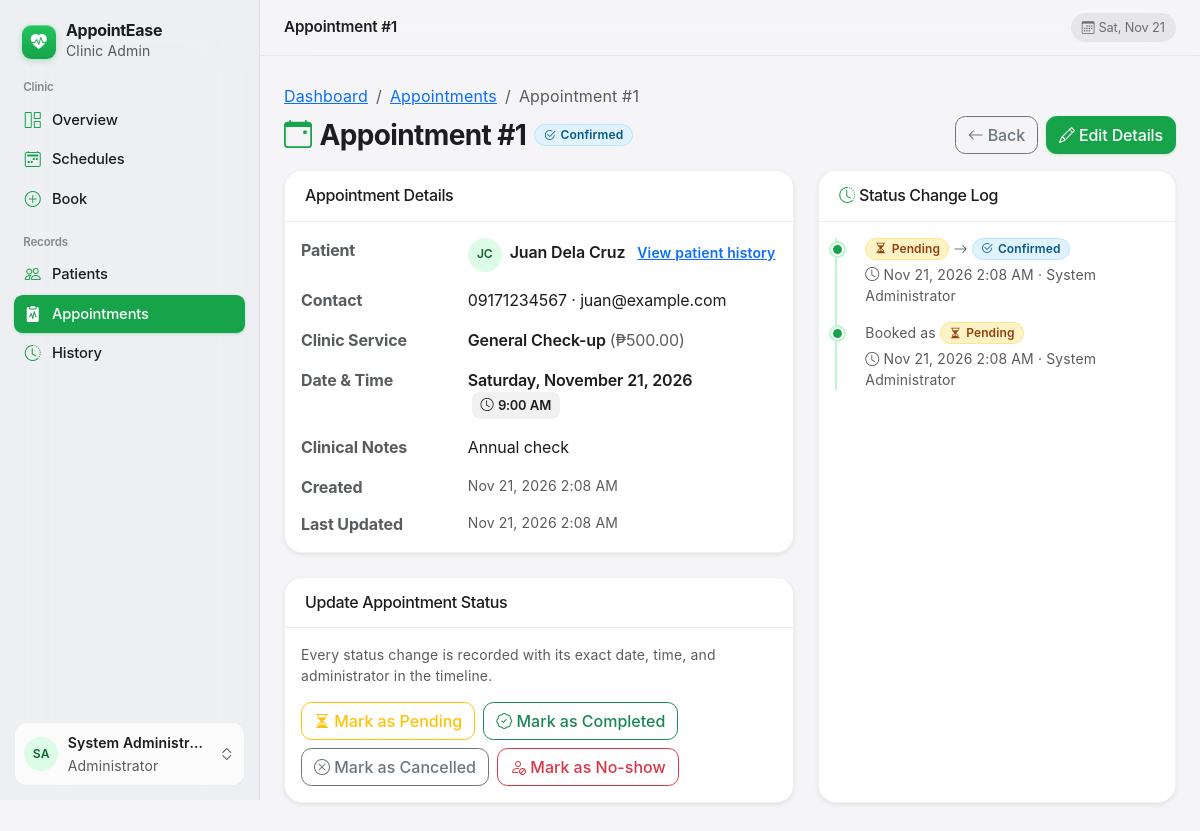
The page /appointment_view.php?id=1 (signed in) on the database its author committed.
### tables this page shows
CREATE TABLE appointments (
    id                INT UNSIGNED NOT NULL AUTO_INCREMENT,
    customer_id       INT UNSIGNED NOT NULL,
    service_id        INT UNSIGNED NOT NULL,
    appointment_date  DATE         NOT NULL,
    appointment_time  TIME         NOT NULL,
    status            ENUM('Pending','Confirmed','Completed','Cancelled','No-show')
                      NOT NULL DEFAULT 'Pending',
    notes             TEXT         NULL,
    created_at        DATETIME     NOT NULL DEFAULT CURRENT_TIMESTAMP,
    updated_at        DATETIME     NOT NULL DEFAULT CURRENT_TIMESTAMP ON UPDATE CURRENT_TIMESTAMP,
    PRIMARY KEY (id),
    KEY idx_appt_slot (appointment_date, appointment_time),
    KEY idx_appt_status (status),
    CONSTRAINT fk_appt_customer FOREIGN KEY (customer_id) REFERENCES customers(id)
        ON UPDATE CASCADE ON DELETE CASCADE,
    CONSTRAINT fk_appt_service  FOREIGN KEY (service_id)  REFERENCES services(id)
        ON UPDATE CASCADE ON DELETE RESTRICT
);

CREATE TABLE customers (
    id             INT UNSIGNED  NOT NULL AUTO_INCREMENT,
    full_name      VARCHAR(100)  NOT NULL,
    contact_number VARCHAR(20)   NOT NULL,
    email          VARCHAR(100)  NULL,
    notes          TEXT          NULL,
    is_active      TINYINT(1)    NOT NULL DEFAULT 1,  
    created_at     DATETIME      NOT NULL DEFAULT CURRENT_TIMESTAMP,
    PRIMARY KEY (id),
    KEY idx_customer_name (full_name)
);

CREATE TABLE services (
    id          INT UNSIGNED   NOT NULL AUTO_INCREMENT,
    name        VARCHAR(100)   NOT NULL,
    description VARCHAR(255)   NULL,
    price       DECIMAL(10,2)  NOT NULL DEFAULT 0.00,
    is_active   TINYINT(1)     NOT NULL DEFAULT 1,
    PRIMARY KEY (id)
);

CREATE TABLE appointment_status_logs (
    id             INT UNSIGNED NOT NULL AUTO_INCREMENT,
    appointment_id INT UNSIGNED NOT NULL,
    old_status     VARCHAR(20)  NULL,                
    new_status     VARCHAR(20)  NOT NULL,
    changed_by     INT UNSIGNED NULL,                
    changed_at     DATETIME     NOT NULL DEFAULT CURRENT_TIMESTAMP,
    PRIMARY KEY (id),
    KEY idx_log_appt (appointment_id),
    CONSTRAINT fk_log_appt  FOREIGN KEY (appointment_id) REFERENCES appointments(id)
        ON DELETE CASCADE,
    CONSTRAINT fk_log_admin FOREIGN KEY (changed_by) REFERENCES admins(id)
        ON DELETE SET NULL
);

### appointment_view.php (the view, shortened to what this page needs)
<?php
require_once 'includes/auth.php';
$id = (int) ($_GET['id'] ?? 0);
$stmt = $pdo->prepare(
    'SELECT a.*, c.full_name, c.contact_number, c.email, s.name AS service_name, s.price
     FROM appointments a
     JOIN customers c ON c.id = a.customer_id
     JOIN services  s ON s.id = a.service_id
     WHERE a.id = ?'
);
$stmt->execute([$id]);
$appt = $stmt->fetch();
$stmt = $pdo->prepare(
    'SELECT l.*, ad.full_name AS admin_name
     FROM appointment_status_logs l
     LEFT JOIN admins ad ON ad.id = l.changed_by
     WHERE l.appointment_id = ?
     ORDER BY l.changed_at DESC, l.id DESC'
);
$stmt->execute([$id]);
$logs = $stmt->fetchAll();
$buttonMeta = [
    'Pending'   => ['color' => 'warning',   'icon' => 'hourglass-split'],
    'Confirmed' => ['color' => 'primary',   'icon' => 'check2-circle'],
    'Completed' => ['color' => 'success',   'icon' => 'patch-check'],
    'Cancelled' => ['color' => 'secondary', 'icon' => 'x-circle'],
    'No-show'   => ['color' => 'danger',    'icon' => 'person-slash'],
];
require 'includes/header.php';
?>
<nav aria-label="breadcrumb" class="mb-2">
    <ol class="breadcrumb small mb-0">
        <li class="breadcrumb-item"><a href="dashboard.php">Dashboard</a></li>
        <li class="breadcrumb-item"><a href="appointments.php">Appointments</a></li>
        <li class="breadcrumb-item active" aria-current="page">Appointment #<?= $id ?></li>
    </ol>
</nav>
<div class="d-flex flex-wrap justify-content-between align-items-center mb-3 gap-2">
    <h1 class="h3 mb-0 d-flex align-items-center gap-2">
        <i class="bi bi-calendar-event text-primary" aria-hidden="true"></i>
        <span>Appointment #<?= $id ?></span>
        <?= status_badge($appt['status']) ?>
    </h1>
    <div class="d-flex gap-2">
        <a href="appointments.php" class="btn btn-outline-secondary"><i class="bi bi-arrow-left" aria-hidden="true"></i> Back</a>
        <a href="appointment_edit.php?id=<?= $id ?>" class="btn btn-primary"><i class="bi bi-pencil" aria-hidden="true"></i> Edit Details</a>
    </div>
</div>
<div class="row g-4">
    <div class="col-lg-7">
        <div class="card shadow-sm mb-4">
            <div class="card-header"><h2 class="h6 mb-0">Appointment Details</h2></div>
            <div class="card-body">
                <dl class="row mb-0 gy-2">
                    <dt class="col-sm-4 text-muted">Patient</dt>
                    <dd class="col-sm-8 fw-semibold">
                        <?= avatar_initials($appt['full_name']) ?>
                        <span class="ms-1"><?= e($appt['full_name']) ?></span>
                        <a href="history.php?customer_id=<?= $appt['customer_id'] ?>" class="small ms-2">View patient history</a>
                    </dd>
                    <dt class="col-sm-4 text-muted">Contact</dt>
                    <dd class="col-sm-8"><?= e($appt['contact_number']) ?><?= $appt['email'] ? ' &middot; ' . e($appt['email']) : '' ?></dd>
                    <dt class="col-sm-4 text-muted">Clinic Service</dt>
                    <dd class="col-sm-8 fw-semibold"><?= e($appt['service_name']) ?> <span class="text-muted fw-normal">(₱<?= number_format($appt['price'], 2) ?>)</span></dd>
                    <dt class="col-sm-4 text-muted">Date &amp; Time</dt>
                    <dd class="col-sm-8">
                        <span class="fw-semibold"><?= date('l, F j, Y', strtotime($appt['appointment_date'])) ?></span>
                        <span class="time-chip ms-1"><i class="bi bi-clock" aria-hidden="true"></i> <?= format_time($appt['appointment_time']) ?></span>
                    </dd>
                    <dt class="col-sm-4 text-muted">Clinical Notes</dt>
                    <dd class="col-sm-8"><?= $appt['notes'] ? nl2br(e($appt['notes'])) : '<span class="text-muted">None</span>' ?></dd>
                    <dt class="col-sm-4 text-muted">Created</dt>
                    <dd class="col-sm-8 small text-muted"><?= date('M j, Y g:i A', strtotime($appt['created_at'])) ?></dd>
                    <dt class="col-sm-4 text-muted">Last Updated</dt>
                    <dd class="col-sm-8 small text-muted mb-0"><?= date('M j, Y g:i A', strtotime($appt['updated_at'])) ?></dd>
                </dl>
            </div>
        </div>
        <div class="card shadow-sm">
            <div class="card-header"><h2 class="h6 mb-0">Update Appointment Status</h2></div>
            <div class="card-body">
                <p class="text-muted small mb-3">Every status change is recorded with its exact date, time, and administrator in the timeline.</p>
                <div class="d-flex flex-wrap gap-2">
                    <?php foreach (STATUSES as $s): if ($s === $appt['status']) continue; $bm = $buttonMeta[$s]; ?>
                        <form method="post" action="appointment_status.php"
                              data-confirm="Mark appointment #<?= $id ?> (<?= e($appt['full_name']) ?>) as <?= $s ?>?"
                              <?= in_array($s, ['Cancelled', 'No-show'], true) ? 'data-confirm-danger="1"' : '' ?>>
                            <button class="btn btn-outline-<?= $bm['color'] ?>">
                                <i class="bi bi-<?= $bm['icon'] ?>" aria-hidden="true"></i> Mark as <?= $s ?>
                            </button>
                        </form>
                    <?php endforeach; ?>
                </div>
            </div>
        </div>
    </div>
    <div class="col-lg-5">
        <div class="card shadow-sm h-100">
            <div class="card-header"><h2 class="h6 mb-0"><i class="bi bi-clock-history text-primary" aria-hidden="true"></i> Status Change Log</h2></div>
            <div class="card-body">
                <?php if (!$logs): ?>
                    <p class="text-muted mb-0">No status changes recorded.</p>
                <?php else: ?>
                    <ul class="timeline mb-0">
                        <?php foreach ($logs as $log): ?>
                            <li>
                                <div class="d-flex flex-wrap align-items-center gap-1 mb-1">
                                    <?php if ($log['old_status']): ?>
                                        <?= status_badge($log['old_status']) ?>
                                        <i class="bi bi-arrow-right text-muted small" aria-hidden="true"></i>
                                    <?php else: ?>
                                        <span class="small text-muted">Booked as</span>
                                    <?php endif; ?>
                                    <?= status_badge($log['new_status']) ?>
                                </div>
                                <small class="text-muted d-block">
                                    <i class="bi bi-clock" aria-hidden="true"></i> <?= date('M j, Y g:i A', strtotime($log['changed_at'])) ?>
                                    &middot; <?= e($log['admin_name'] ?? 'Admin') ?>
                                </small>
                            </li>
                        <?php endforeach; ?>
                    </ul>
                <?php endif; ?>
            </div>
        </div>
    </div>
</div>
<?php require 'includes/footer.php'; ?>

### includes/functions.php (shortened to what this page needs)
<?php
function e($value): string
{
    return htmlspecialchars((string) $value, ENT_QUOTES, 'UTF-8');
}
function format_time(string $time): string
{
    return date('g:i A', strtotime($time));
}
function status_badge(string $status): string
{
    $meta = [
        'Pending'   => ['class' => 'status-pending',   'icon' => 'hourglass-split'],
        'Confirmed' => ['class' => 'status-confirmed', 'icon' => 'check2-circle'],
        'Completed' => ['class' => 'status-completed', 'icon' => 'patch-check-fill'],
        'Cancelled' => ['class' => 'status-cancelled', 'icon' => 'x-circle'],
        'No-show'   => ['class' => 'status-noshow',    'icon' => 'person-slash'],
    ];
    $m = $meta[$status] ?? ['class' => 'status-cancelled', 'icon' => 'circle'];
    return '<span class="badge status-pill ' . $m['class'] . '">'
         . '<i class="bi bi-' . $m['icon'] . '" aria-hidden="true"></i> '
         . e($status) . '</span>';
}
function avatar_initials(string $name): string
{
    $parts = preg_split('/\s+/', trim($name));
    $init  = mb_substr($parts[0] ?? '?', 0, 1) . (isset($parts[1]) ? mb_substr(end($parts), 0, 1) : '');
    return '<span class="avatar-chip" aria-hidden="true">' . e(mb_strtoupper($init)) . '</span>';
}

### assets/css/style.css (style rules this page uses)
:root { --brand-green: #16a34a; --brand-green-hover: #15803d; --brand-green-active: #166534; --brand-green-soft: #dcfce7; --brand-green-subtle: #f0fdf4; --brand-rgb: 22, 163, 74; --font-display: -apple-system, BlinkMacSystemFont, "SF Pro Display", "Segoe UI", system-ui, sans-serif; --font-text: -apple-system, BlinkMacSystemFont, "SF Pro Text", "Segoe UI", system-ui, sans-serif; --apple-canvas: #f5f5f7; --apple-grouped-bg: #ffffff; --apple-fill-tertiary: rgba(118, 118, 128, 0.12); --apple-separator: rgba(60, 60, 67, 0.1); --apple-ink: #1d1d1f; --apple-secondary: #6e6e73; --bs-primary: #16a34a; --bs-primary-rgb: 22, 163, 74; --bs-link-color: #15803d; --bs-link-hover-color: #166534; --bs-border-radius: 0.75rem; --bs-border-radius-lg: 1.125rem; --bs-body-bg: #f5f5f7; --bs-body-color: #1d1d1f; --ease-spring: cubic-bezier(0.22, 1, 0.36, 1); }
body { font-family: var(--font-text); font-optical-sizing: auto; font-size: 1rem; line-height: 1.5; letter-spacing: -0.008em; background-color: var(--apple-canvas); color: var(--apple-ink); min-height: 100vh; display: flex; flex-direction: column; -webkit-font-smoothing: antialiased; -moz-osx-font-smoothing: grayscale; }
h1, .h1, h2, .h2, h3, .h3, .apple-large-title, .apple-metric { font-family: var(--font-display); font-optical-sizing: auto; letter-spacing: -0.022em; line-height: 1.15; font-weight: 700; color: var(--apple-ink); text-wrap: balance; }
small, .small, .badge, .table thead th { letter-spacing: 0.01em; }
.card { border: 1px solid rgba(0, 0, 0, 0.06); border-radius: 1.125rem; background: var(--apple-grouped-bg); box-shadow: 0 2px 10px rgba(0, 0, 0, 0.03), 0 1px 2px rgba(0, 0, 0, 0.02); }
.card-header { background: transparent !important; border-bottom: 1px solid var(--apple-separator); padding: 0.95rem 1.25rem; font-weight: 600; }
.avatar-chip { width: 34px; height: 34px; border-radius: 50%; background: var(--brand-green-soft); color: var(--brand-green-active); font-weight: 600; font-size: 0.76rem; display: inline-flex; align-items: center; justify-content: center; flex-shrink: 0; }
.time-chip { display: inline-flex; align-items: center; gap: 0.28rem; padding: 0.22rem 0.55rem; border-radius: 0.5rem; background: rgba(118, 118, 128, 0.1); color: var(--apple-ink); font-size: 0.82rem; font-weight: 600; font-variant-numeric: tabular-nums; }
.status-pill { display: inline-flex; align-items: center; gap: 0.3rem; font-weight: 600; font-size: 0.75rem; padding: 0.32em 0.7em; border-radius: 999px; white-space: nowrap; border: 1px solid transparent; }
.status-pending { background: #fef3c7; color: #92400e; border-color: #fde68a; }
.status-confirmed { background: #e0f2fe; color: #075985; border-color: #bae6fd; }
.btn, a, select, label.slot { cursor: pointer; }
.btn { border-radius: 0.65rem; font-weight: 500; transition: transform 100ms ease-out, background-color 180ms var(--ease-spring), border-color 180ms var(--ease-spring), box-shadow 180ms var(--ease-spring); }
.btn-primary { background-color: var(--brand-green); border-color: var(--brand-green); color: #fff; box-shadow: 0 1px 3px rgba(22, 163, 74, 0.22); }
.timeline { list-style: none; padding-left: 1rem; border-left: 2px solid #bbf7d0; }
.timeline li { position: relative; margin-bottom: 1rem; padding-left: 0.75rem; }
.timeline li::before { content: ""; position: absolute; left: -1.4rem; top: 0.35rem; width: 13px; height: 13px; border-radius: 50%; background: var(--brand-green); border: 2px solid #fff; box-shadow: 0 0 0 2px #bbf7d0; }

### rows shown on the page
appointments: status "Confirmed", customer.full_name "JC", customer.full_name "Juan Dela Cruz", customer.contact_number "09171234567", customer.email "juan@example.com", service.name "General Check-up", service.price "500.00", appointment_date "Saturday, November 21, 2026", appointment_time "9:00 AM", notes "Annual check", created_at "Nov 21, 2026 2:08 AM", updated_at "Nov 21, 2026 2:08 AM"
appointment_status_logs: old_status "Pending", old_status "Pending Confirmed", changed_at "Nov 21, 2026 2:08 AM", changed_by.full_name "System Administrator"
appointment_status_logs: shows "Booked as", new_status "Pending", changed_at "Nov 21, 2026 2:08 AM", changed_by.full_name "System Administrator"

### other values the page prints
$section "Clinic"
$item['label'] "Overview"
$item['label'] "Schedules"
$item['label'] "Book"
$section "Records"
$item['label'] "Patients"
$item['label'] "Appointments"
$item['label'] "History"
mb_strtoupper($init) "SA"
$adminName "System Administr…"
$pageTitle "Appointment #1"
$id "1"
$s "Completed"
$s "Cancelled"
$s "No-show"
